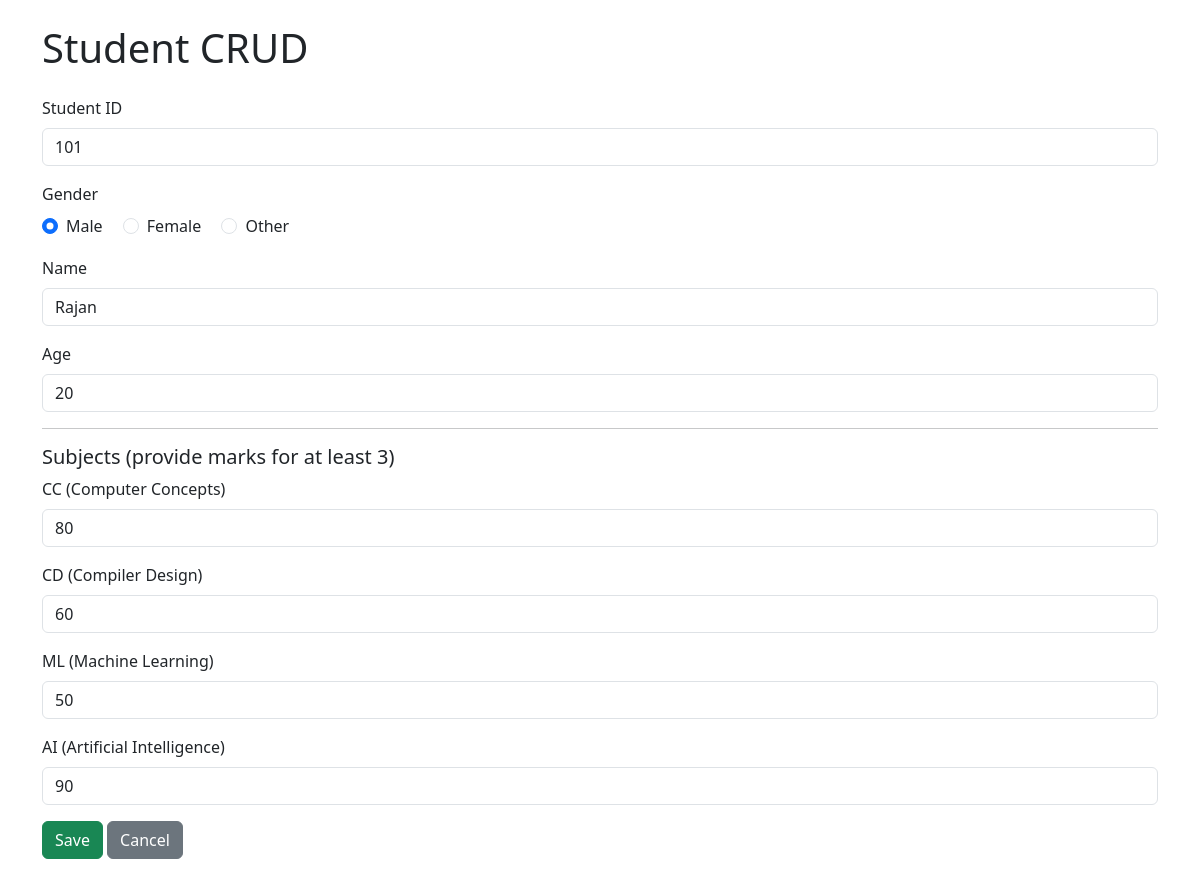
Page /edit/101 on the committed database.
### 5_std_crud_opr.py (models this page shows, shortened)
class Student(db.Model):
	id = db.Column(db.Integer, primary_key=True)
	student_id = db.Column(db.String(50), unique=True, nullable=False)
	name = db.Column(db.String(120), nullable=False)
	age = db.Column(db.Integer, nullable=False)
	gender = db.Column(db.String(20), nullable=True)
	subject1 = db.Column(db.Integer, nullable=True)
	subject2 = db.Column(db.Integer, nullable=True)
	subject_cc = db.Column(db.Integer, nullable=True)
	subject_cd = db.Column(db.Integer, nullable=True)
	subject_ml = db.Column(db.Integer, nullable=True)
	subject_ai = db.Column(db.Integer, nullable=True)
	total = db.Column(db.Integer, nullable=True)
	percentage = db.Column(db.Float, nullable=True)
	status = db.Column(db.String(10), nullable=True)

### 5_std_crud_opr.py (the view, shortened to what this page needs)
@app.route('/edit/<student_id>', methods=['GET', 'POST'])
def edit(student_id):
	student = Student.query.filter_by(student_id=student_id).first_or_404()
	return render_template('form.html', action=url_for('edit', student_id=student.student_id), student=student)

### templates/form.html (shortened to what this page needs)
{% extends 'base.html' %}
{% block content %}
<form method="post" action="{{ action }}">
  <div class="mb-3">
    <label class="form-label">Student ID</label>
    <input name="student_id" class="form-control" value="{{ student.student_id if student else '' }}" required>
  </div>
  <div class="mb-3">
    <label class="form-label">Gender</label>
    <div>
      <div class="form-check form-check-inline">
        <input class="form-check-input" type="radio" name="gender" id="g_male" value="Male" {% if student and student.gender=='Male' %}checked{% endif %}>
        <label class="form-check-label" for="g_male">Male</label>
      </div>
      <div class="form-check form-check-inline">
        <input class="form-check-input" type="radio" name="gender" id="g_female" value="Female" {% if student and student.gender=='Female' %}checked{% endif %}>
        <label class="form-check-label" for="g_female">Female</label>
      </div>
      <div class="form-check form-check-inline">
        <input class="form-check-input" type="radio" name="gender" id="g_other" value="Other" {% if student and student.gender=='Other' %}checked{% endif %}>
        <label class="form-check-label" for="g_other">Other</label>
      </div>
    </div>
  </div>
  <div class="mb-3">
    <label class="form-label">Name</label>
    <input name="name" class="form-control" value="{{ student.name if student else '' }}" required>
  </div>
  <div class="mb-3">
    <label class="form-label">Age</label>
    <input name="age" type="number" class="form-control" value="{{ student.age if student else '' }}" required>
  </div>
  <hr>
  <h5>Subjects (provide marks for at least 3)</h5>
  <div class="mb-3">
    <label class="form-label">CC (Computer Concepts)</label>
    <input name="subject_cc" type="number" min="0" max="100" class="form-control" value="{{ student.subject_cc if student else '' }}">
  </div>
  <div class="mb-3">
    <label class="form-label">CD (Compiler Design)</label>
    <input name="subject_cd" type="number" min="0" max="100" class="form-control" value="{{ student.subject_cd if student else '' }}">
  </div>
  <div class="mb-3">
    <label class="form-label">ML (Machine Learning)</label>
    <input name="subject_ml" type="number" min="0" max="100" class="form-control" value="{{ student.subject_ml if student else '' }}">
  </div>
  <div class="mb-3">
    <label class="form-label">AI (Artificial Intelligence)</label>
    <input name="subject_ai" type="number" min="0" max="100" class="form-control" value="{{ student.subject_ai if student else '' }}">
  </div>
  <button class="btn btn-success" type="submit">Save</button>
  <a class="btn btn-secondary" href="{{ url_for('index') }}">Cancel</a>
</form>
{% endblock %}

### rows in the picture
Student: student_id "101", gender "☑ Male", gender "☐ Female", gender "☐ Other", name "Rajan", age "20", subject_cc "80", subject_cd "60", subject_ml "50", subject_ai "90"
